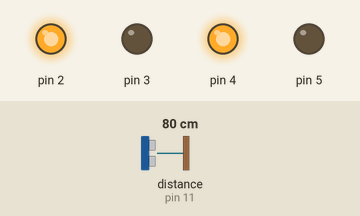
Recording of a sketch running on a simulated Arduino Uno, built with avr-gcc and run on an emulated ATmega328P. Parts: output pins drawn as LEDs (lit = HIGH). Wiring (inferred from the names in the program): ultrasonic range finder: trigger pin 12; echo pin 11. The test bench sets the inputs (shaded band); at power-on: distance to the obstacle (sensor on pin 11) 80 cm. The echo pulse lasts 58.3 µs per cm; pins used as bus, display or sensor lines are not drawn; what the sketch prints to the serial monitor is not drawn.

Above: at 1.3 s.
1.4 s: distance to the obstacle (sensor on pin 11) set to 196 cm
2.9 s: distance to the obstacle (sensor on pin 11) set to 203 cm
Timing chart, 0 to 5.9 s (numbered marks = the images above; inputs shaded):
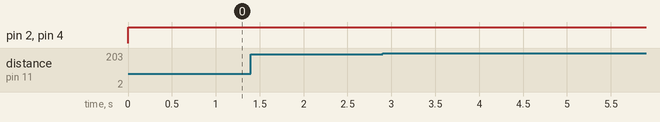

Measured:
- after the input at 1.4 s, every drawn part: stays the same
- after the input at 2.9 s, every drawn part: stays the same

The sketch:

one_wy_distance_sensor_2_wheel.ino
```cpp
const int trigPin = 12;
const int echoPin = 11;

void setup()
{
  pinMode(2 , OUTPUT);
  pinMode(3 , OUTPUT);
  pinMode(4 , OUTPUT);
  pinMode(5 , OUTPUT);
 Serial.begin (9600);
  pinMode(trigPin, OUTPUT);
  pinMode(echoPin, INPUT);
}

void loop()
{
  digitalWrite(2 , HIGH);
  digitalWrite(3 , LOW);
  digitalWrite(4 , HIGH);
  digitalWrite(5 , LOW);
 long duration, distance;

  // Drive trigger pin LOW, HIGH, LOW to send the pulse
  digitalWrite(trigPin, LOW);
  delayMicroseconds(2); // low for 2 microseconds
  digitalWrite(trigPin, HIGH);
  delayMicroseconds(10); // high for 10 microseconds
  digitalWrite(trigPin, LOW);

  // the pulseIn command waits for a given pin to go HIGH, and then
  // reports how long it waited until that happened
  duration = pulseIn(echoPin, HIGH); // measure the time to the echo

  // Convert to centimeters
  distance = (duration/2) / 29.1;  // calculate the distance in cm

  // Discard readings that are too large or too small to be reasonable
  // It's pretty common for some sensors to give occasional bad readings
  // and a good program must take that into account
  if (distance >= 200 || distance <= 0){
    Serial.println("Out of range; reading invalid");
  } else {
    // anything left should be a valid distance
    Serial.print(distance);
    Serial.println(" cm");
  }

  delay(500);    // wait before doing it again
}
```
